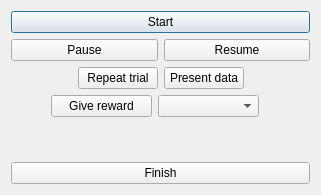
<?xml version="1.0" encoding="UTF-8"?>
<ui version="4.0">
 <class>Dialog</class>
 <widget class="QDialog" name="Dialog">
  <property name="geometry">
   <rect>
    <x>0</x>
    <y>0</y>
    <width>321</width>
    <height>195</height>
   </rect>
  </property>
  <property name="windowTitle">
   <string>Dialog</string>
  </property>
  <layout class="QGridLayout" name="gridLayout">
   <item row="2" column="0">
    <layout class="QVBoxLayout" name="verticalLayout" stretch="1,1,1,0,1,1">
     <item>
      <widget class="QPushButton" name="start_push_btn">
       <property name="text">
        <string>Start</string>
       </property>
      </widget>
     </item>
     <item>
      <layout class="QHBoxLayout" name="running_buttons_horizontalLayout">
       <item>
        <widget class="QPushButton" name="pause_push_btn">
         <property name="text">
          <string>Pause</string>
         </property>
        </widget>
       </item>
       <item>
        <widget class="QPushButton" name="resume_push_btn">
         <property name="text">
          <string>Resume</string>
         </property>
        </widget>
       </item>
      </layout>
     </item>
     <item>
      <layout class="QHBoxLayout" name="actions_during_horizontalLayout" stretch="1,1,1,1">
       <item>
        <spacer name="horizontalSpacer_5">
         <property name="orientation">
          <enum>Qt::Horizontal</enum>
         </property>
         <property name="sizeHint" stdset="0">
          <size>
           <width>40</width>
           <height>20</height>
          </size>
         </property>
        </spacer>
       </item>
       <item>
        <widget class="QPushButton" name="repeat_trial_pushButton">
         <property name="text">
          <string>Repeat trial</string>
         </property>
        </widget>
       </item>
       <item>
        <widget class="QPushButton" name="present_data_pushButton">
         <property name="text">
          <string>Present data</string>
         </property>
        </widget>
       </item>
       <item>
        <spacer name="horizontalSpacer_6">
         <property name="orientation">
          <enum>Qt::Horizontal</enum>
         </property>
         <property name="sizeHint" stdset="0">
          <size>
           <width>40</width>
           <height>20</height>
          </size>
         </property>
        </spacer>
       </item>
      </layout>
     </item>
     <item>
      <layout class="QHBoxLayout" name="horizontalLayout_2" stretch="0,2,2,1">
       <item>
        <spacer name="horizontalSpacer_2">
         <property name="orientation">
          <enum>Qt::Horizontal</enum>
         </property>
         <property name="sizeHint" stdset="0">
          <size>
           <width>40</width>
           <height>20</height>
          </size>
         </property>
        </spacer>
       </item>
       <item>
        <widget class="QPushButton" name="reward_pushButton">
         <property name="text">
          <string>Give reward</string>
         </property>
        </widget>
       </item>
       <item>
        <widget class="QComboBox" name="reward_comboBox"/>
       </item>
       <item>
        <spacer name="horizontalSpacer">
         <property name="orientation">
          <enum>Qt::Horizontal</enum>
         </property>
         <property name="sizeHint" stdset="0">
          <size>
           <width>40</width>
           <height>20</height>
          </size>
         </property>
        </spacer>
       </item>
      </layout>
     </item>
     <item>
      <spacer name="verticalSpacer">
       <property name="orientation">
        <enum>Qt::Vertical</enum>
       </property>
       <property name="sizeHint" stdset="0">
        <size>
         <width>20</width>
         <height>40</height>
        </size>
       </property>
      </spacer>
     </item>
     <item>
      <widget class="QPushButton" name="finish_pushButton">
       <property name="text">
        <string>Finish</string>
       </property>
      </widget>
     </item>
    </layout>
   </item>
  </layout>
 </widget>
 <resources/>
 <connections/>
</ui>
